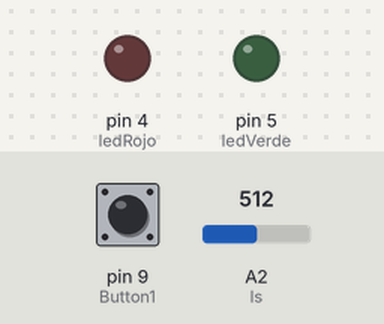
A sketch run on a simulated Arduino Uno, built with avr-gcc and run on an emulated ATmega328P. Parts: output pins drawn as LEDs (lit = HIGH). Inputs (shaded band) come from the test bench; at power-on: pin 9 (Button1) HIGH, A2 (ls) = 512. What the sketch prints to the serial monitor is not drawn.

Above: at 1.2 s.
1.3 s: pin 9 (Button1) pulled LOW for 0.15 s
2.9 s: A2 (ls) set to 183
4.4 s: A2 (ls) set to 163
At 4.8 s:
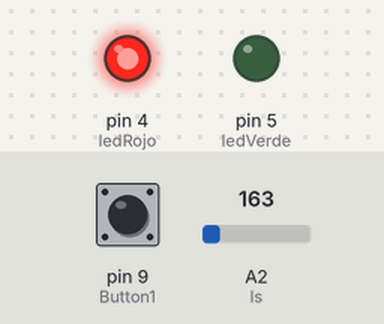
5.9 s: A2 (ls) set to 306
At 7.6 s:
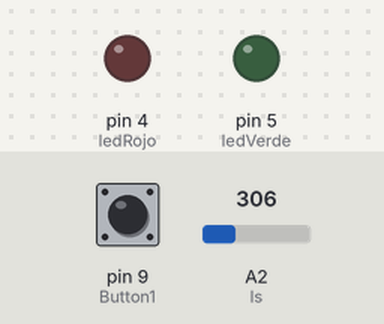
7.9 s: A2 (ls) set to 122
At 8.7 s:
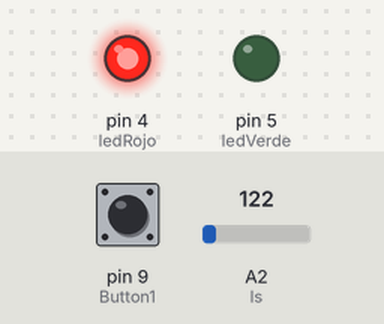
10.9 s: A2 (ls) set to 511
At 12.9 s:
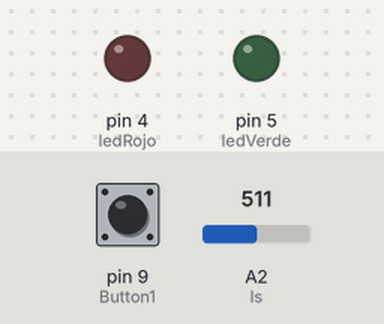
Timing chart, 0 to 14.4 s (numbered marks = the images above; inputs shaded):
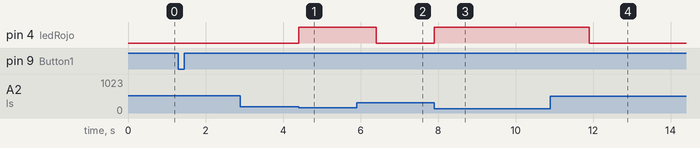

The sketch:

magia.ino
```cpp
#define ls A2
#define ledVerde 5
#define ledRojo 4
#define Button1 9

void setup() {
  Serial.begin(9600);
  pinMode(ls, INPUT);
  pinMode(ledVerde, OUTPUT);
  pinMode(ledRojo, OUTPUT);
  pinMode(Button1, INPUT);
  digitalWrite(Button1, HIGH);
  // Añadir Panel LCD
}

void loop() {
  if(!digitalRead(Button1)){
    int luzActual = analogRead(ls);
    Serial.print(luzActual);
    encender(ledRojo, 3, luzActual);
    encender(ledVerde, 2, luzActual);
    encender(ledRojo, 2, luzActual);
    encender(ledVerde, 1, luzActual);
    while(!digitalRead(Button1)){delay(10);}
  }
}

void encender(uint8_t led, uint8_t n, int luzActual){
    for(uint8_t i = 0; i<n; i++){
      while(analogRead(ls) > luzActual/3){}
      Serial.print(analogRead(ls));
      digitalWrite(led, HIGH);
      delay(2000);
      digitalWrite(led, LOW);
    }
}
```

Measured:
- the behaviour switches between 171 and 170 on A2 (ls) (found by bisection; images 0 and 1)
- after the input at 1.3 s, every drawn part: stays the same
- after the input at 2.9 s, every drawn part: stays the same
- after the input at 4.4 s, pin 4 (ledRojo): LOW → HIGH at once
- after the input at 5.9 s, pin 4 (ledRojo): HIGH → LOW after 0.50 s
- after the input at 7.9 s, pin 4 (ledRojo): LOW → HIGH at once
- after the input at 10.9 s, pin 5 (ledVerde): stays LOW (without the input it goes to HIGH after 1.0 s)
